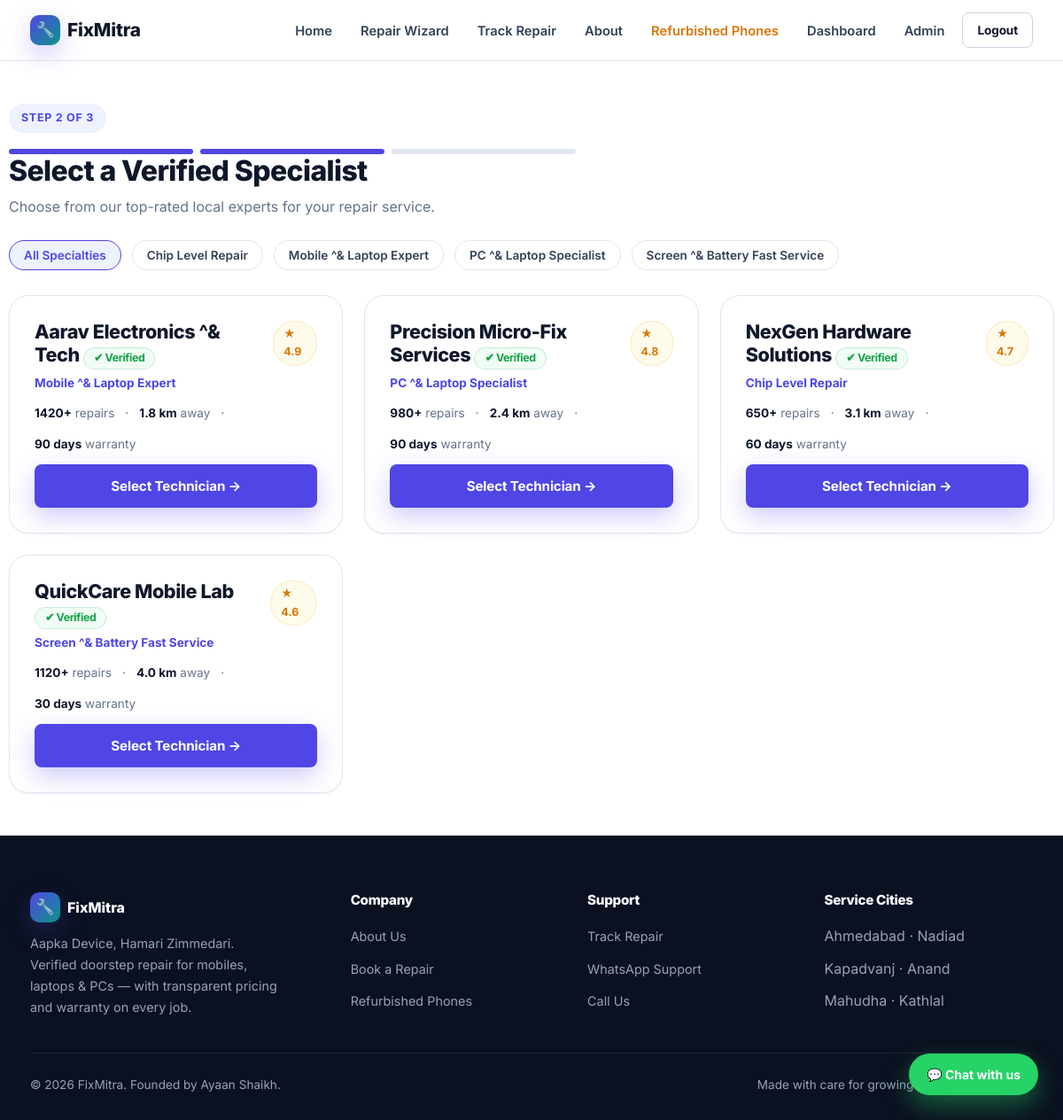
Page /technicians (signed in) on the earlier database version.
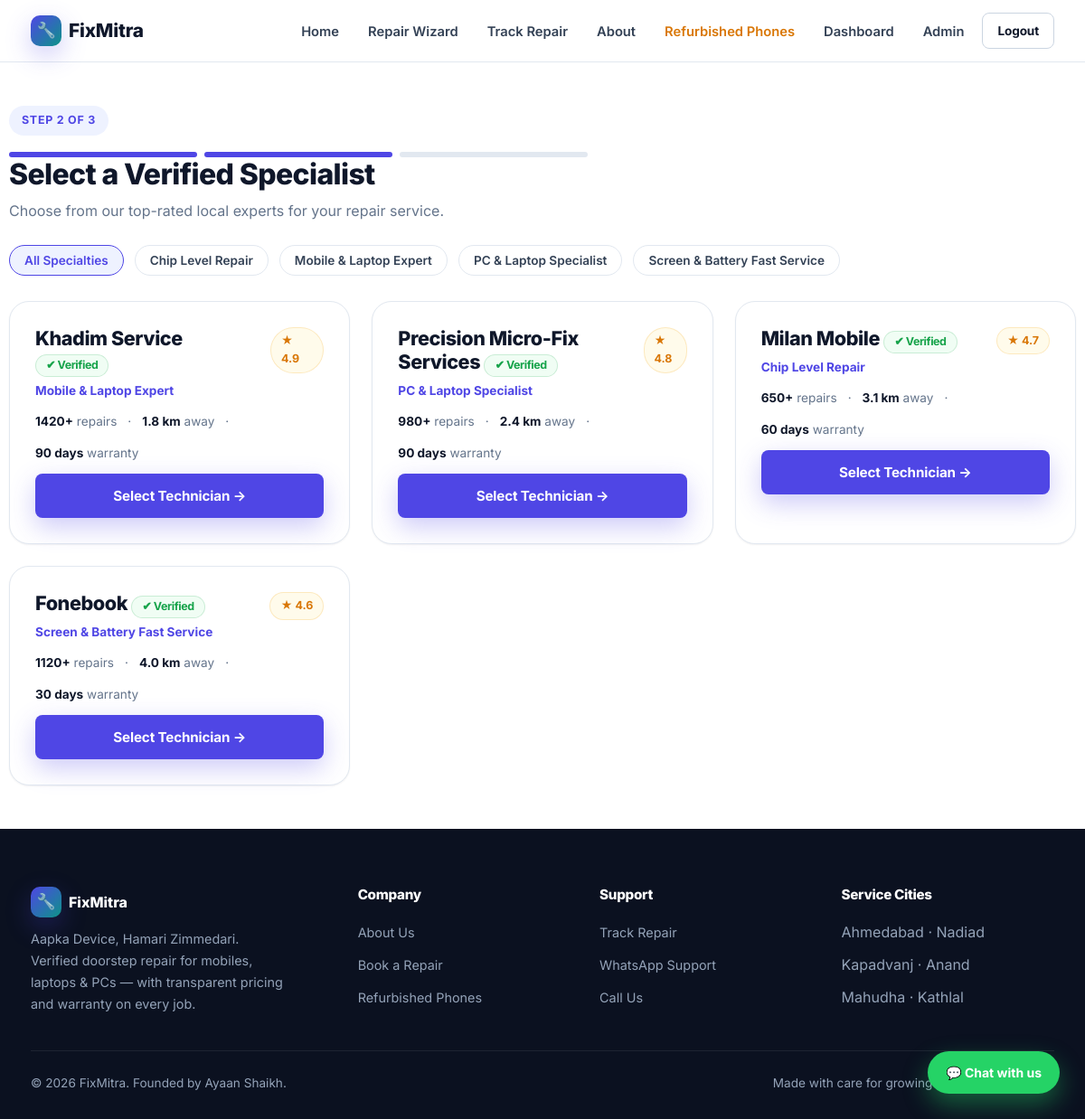
Same page on the later database version.
### tables this page shows
CREATE TABLE technicians (
        id INTEGER PRIMARY KEY AUTOINCREMENT,
        name TEXT NOT NULL,
        rating REAL DEFAULT 4.8,
        repairs_completed INTEGER DEFAULT 0,
        distance_km REAL DEFAULT 2.5,
        warranty_days INTEGER DEFAULT 90,
        specialty TEXT,
        verified INTEGER DEFAULT 1
    );

### app.py (the view, shortened to what this page needs)
@app.route('/technicians', methods=['GET', 'POST'])
@login_required
def technicians():
    conn = get_db()
    techs_raw = conn.execute('SELECT * FROM technicians').fetchall()
    techs = []
    specialties = set()
    for t in techs_raw:
        t = dict(t)
        review_row = conn.execute(
            'SELECT COUNT(*) as cnt, AVG(rating) as avg_rating FROM reviews WHERE technician_id = ?',
            (t['id'],)
        ).fetchone()
        t['review_count'] = review_row['cnt'] or 0
        if review_row['avg_rating']:
            t['rating'] = round(review_row['avg_rating'], 1)
        specialties.add(t['specialty'])
        techs.append(t)
    conn.close()
    return render_template('technicians.html', technicians=techs, specialties=sorted(specialties))

### app.py (called while the page is built)
def get_db():
    conn = sqlite3.connect(DB_PATH)
    conn.row_factory = sqlite3.Row
    conn.execute('PRAGMA foreign_keys = ON')
    return conn

@app.context_processor
def inject_globals():
    return {'current_year': datetime.now().year}

def login_required(f):
    @wraps(f)
    def decorated_function(*args, **kwargs):
        if 'user_id' not in session:
            flash("Please log in to access this page.", "warning")
            return redirect(url_for('login', next=request.url))
        return f(*args, **kwargs)
    return decorated_function

### templates/technicians.html (shortened to what this page needs)
{% extends 'base.html' %}
{% block content %}
<div class="container" style="padding: 48px 0;">
    <span class="eyebrow">Step 2 of 3</span>
    <div class="wizard-progress max-w-md" style="margin-left:0;">
        <div class="wizard-progress-step done"></div>
        <div class="wizard-progress-step done"></div>
        <div class="wizard-progress-step"></div>
    </div>
    <h2 class="mb-8">Select a Verified Specialist</h2>
    <p class="text-muted mb-24">Choose from our top-rated local experts for your repair service.</p>
    <div class="filter-bar" id="specialtyFilters">
        <button class="filter-chip active" data-filter="all">All Specialties</button>
        {% for s in specialties %}
        <button class="filter-chip" data-filter="{{ s }}">{{ s }}</button>
        {% endfor %}
    </div>
    <div class="grid-2" id="techGrid">
        {% for tech in technicians %}
        <div class="card tech-card" data-specialty="{{ tech.specialty }}">
            <div class="row-between" style="align-items: flex-start; margin-bottom: 12px;">
                <div>
                    <h3>{{ tech.name }} {% if tech.verified %}<span class="badge badge-verified">✔ Verified</span>{% endif %}</h3>
                    <p style="color: var(--primary); font-size: 0.85rem; font-weight: 700; margin-top: 4px;">{{ tech.specialty }}</p>
                </div>
                <span class="badge badge-rating">★ {{ tech.rating }}</span>
            </div>
            <div class="flex-wrap-gap" style="margin: 12px 0; color: var(--text-muted); font-size: 0.85rem;">
                <span><strong style="color: var(--text-primary);">{{ tech.repairs_completed }}+</strong> repairs</span>
                <span>·</span>
                <span><strong style="color: var(--text-primary);">{{ tech.distance_km }} km</strong> away</span>
                <span>·</span>
                <span><strong style="color: var(--text-primary);">{{ tech.warranty_days }} days</strong> warranty</span>
            </div>
            <a href="/book/{{ tech.id }}" class="btn btn-primary btn-block">Select Technician →</a>
        </div>
        {% endfor %}
    </div>
</div>
{% endblock %}

Differences in the rows shown:
changed technicians "Chip Level Repair": name "NexGen Hardware Solutions" → "Milan Mobile"
changed technicians: specialty "Mobile ^& Laptop Expert" → "Mobile & Laptop Expert"; name "Aarav Electronics ^& Tech" → "Khadim Service"
changed technicians "Precision Micro-Fix Services": specialty "PC ^& Laptop Specialist" → "PC & Laptop Specialist"
changed technicians: specialty "Screen ^& Battery Fast Service" → "Screen & Battery Fast Service"; name "QuickCare Mobile Lab" → "Fonebook"
